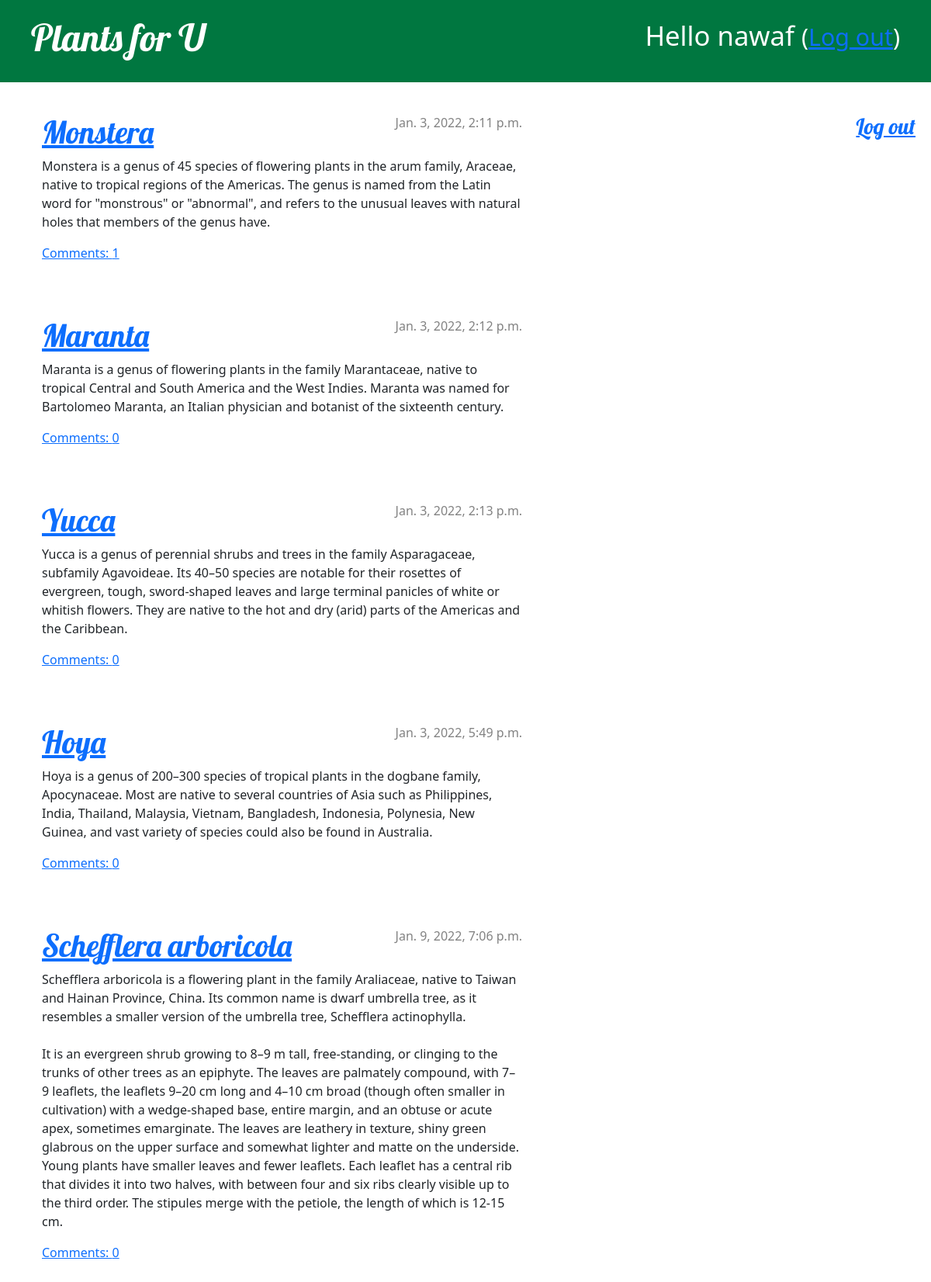
The app's page / (signed in) with its own data.
### blog/models.py (models this page shows, shortened)
class Post(models.Model):
    author = models.ForeignKey(settings.AUTH_USER_MODEL, on_delete=models.CASCADE)
    title = models.CharField(max_length=200)
    text = models.TextField()
    created_date = models.DateTimeField(default=timezone.now)
    published_date = models.DateTimeField(blank=True, null=True)

### blog/views.py (the view)
# urls.py: path('', views.post_list, name='post_list'),
def post_list(request):
    posts = Post.objects.filter(published_date__lte=timezone.now()).order_by('published_date')
    return render(request, 'blog/post_list.html', {'posts': posts})

### blog/templates/blog/post_list.html
{% extends 'blog/base.html' %}
{% block content %}
    {% for post in posts %}
        <div class="post">
            <div class="date">
                {{ post.published_date }}
            </div>
            <h1><a href="{% url 'post_detail' pk=post.pk %}">{{ post.title }}</a></h1>
            <p>{{ post.text|linebreaksbr }}</p>
            <a href="{% url 'post_detail' pk=post.pk %}">Comments: {{ post.comments.count }}</a>
        </div>
    {% endfor %}
{% endblock content %}

### blog/templates/blog/base.html (shortened to what this page needs)
{% load static %}
<!DOCTYPE html>
<html>
    <head>
        <link rel="stylesheet" href="https://cdn.jsdelivr.net/npm/bootstrap@5.1.3/dist/css/bootstrap.min.css">
        <link rel="stylesheet" href="{% static 'css/blog.css' %}">
    </head>
    <body>
        <body>
            <div class="page-header">
                {% if user.is_authenticated %}
                    <p class="top-menu">Hello {{ user.username }} <small>(<a href="{% url 'logout' %}">Log out</a>)</small></p>
                {% else %}
                    <a href="{% url 'login' %}" class="top-menu"><span class="glyphicon glyphicon-lock"></span></a>
                {% endif %}
                <h1><a href="/">Plants for U</a></h1>
            </div>
            <div class="top-menu" style="float:right">
                {% if user.is_authenticated %}
                <h3> {{ request.user }} | <a href="/admin/logout?next=/">Log out</a> </h3>
                {% else %}
                <h3> <a href="{% url 'login' %}">Log in</a> </h3>
                {% endif %}
            </div>
            <div class="content container">
                <div class="row">
                    <div class="col-md-8">
                    {% block content %}
                    {% endblock %}
                    </div>
                </div>
            </div>
        </body>
    </body>
</html>

### blog/static/css/blog.css (style rules this page uses)
.page-header { background-color: #007740; margin-top: 0; margin-bottom: 40px; padding: 20px 20px 20px 40px; }
.page-header h1, .page-header h1 a, .page-header h1 a:visited, .page-header h1 a:active { color: #ffffff; font-size: 36pt; text-decoration: none; }
h1, h2, h3, h4 { font-family: 'Lobster', cursive; }
.date { color: #828282; }
.top-menu, .top-menu:hover, .top-menu:visited { color: #ffffff; float: right; font-size: 26pt; margin-right: 20px; }
.post { margin-bottom: 70px; }
.post > .date, .post > .actions { float: right; }

### records on screen
Post: published_date "Jan. 3, 2022, 2:11 p.m.", title "Monstera", text "Monstera is a genus of 45 species of flowering plants in the arum family, Araceae, native to tropical regions of the Americas. The genus is named from the Latin word for \"monstrous\" or \"abnormal\", and refers to the unusual leaves with natural holes that members of the genus have.", comments.count "1"
Post: published_date "Jan. 3, 2022, 2:12 p.m.", title "Maranta", text "Maranta is a genus of flowering plants in the family Marantaceae, native to tropical Central and South America and the West Indies. Maranta was named for Bartolomeo Maranta, an Italian physician and botanist of the sixteenth century.", comments.count "0"
Post: published_date "Jan. 3, 2022, 2:13 p.m.", title "Yucca", text "Yucca is a genus of perennial shrubs and trees in the family Asparagaceae, subfamily Agavoideae. Its 40–50 species are notable for their rosettes of evergreen, tough, sword-shaped leaves and large terminal panicles of white or whitish flowers. They are native to the hot and dry (arid) parts of the Americas and the Caribbean.", comments.count "0"
Post: published_date "Jan. 3, 2022, 5:49 p.m.", title "Hoya", text "Hoya is a genus of 200–300 species of tropical plants in the dogbane family, Apocynaceae. Most are native to several countries of Asia such as Philippines, India, Thailand, Malaysia, Vietnam, Bangladesh, Indonesia, Polynesia, New Guinea, and vast variety of species could also be found in Australia.", comments.count "0"
Post: published_date "Jan. 9, 2022, 7:06 p.m.", title "Schefflera arboricola", text "Schefflera arboricola is a flowering plant in the family Araliaceae, native to Taiwan and Hainan Province, China. Its common name is dwarf umbrella tree, as it resembles a smaller version of the umbrella tree, Schefflera actinophylla. It is an evergreen shrub growing to 8–9 m tall, free-standing, or clinging to the trunks of other trees as an epiphyte. The leaves are palmately compound, with 7–9 leaflets, the leaflets 9–20 cm long and 4–10 cm broad (though often smaller in cultivation) with a wedge-shaped base, entire margin, and an obtuse or acute apex, sometimes emarginate. The leaves are leathery in texture, shiny green glabrous on the upper surface and somewhat lighter and matte on the…", comments.count "0"

### other values on screen
{{ user.username }} "nawaf"
